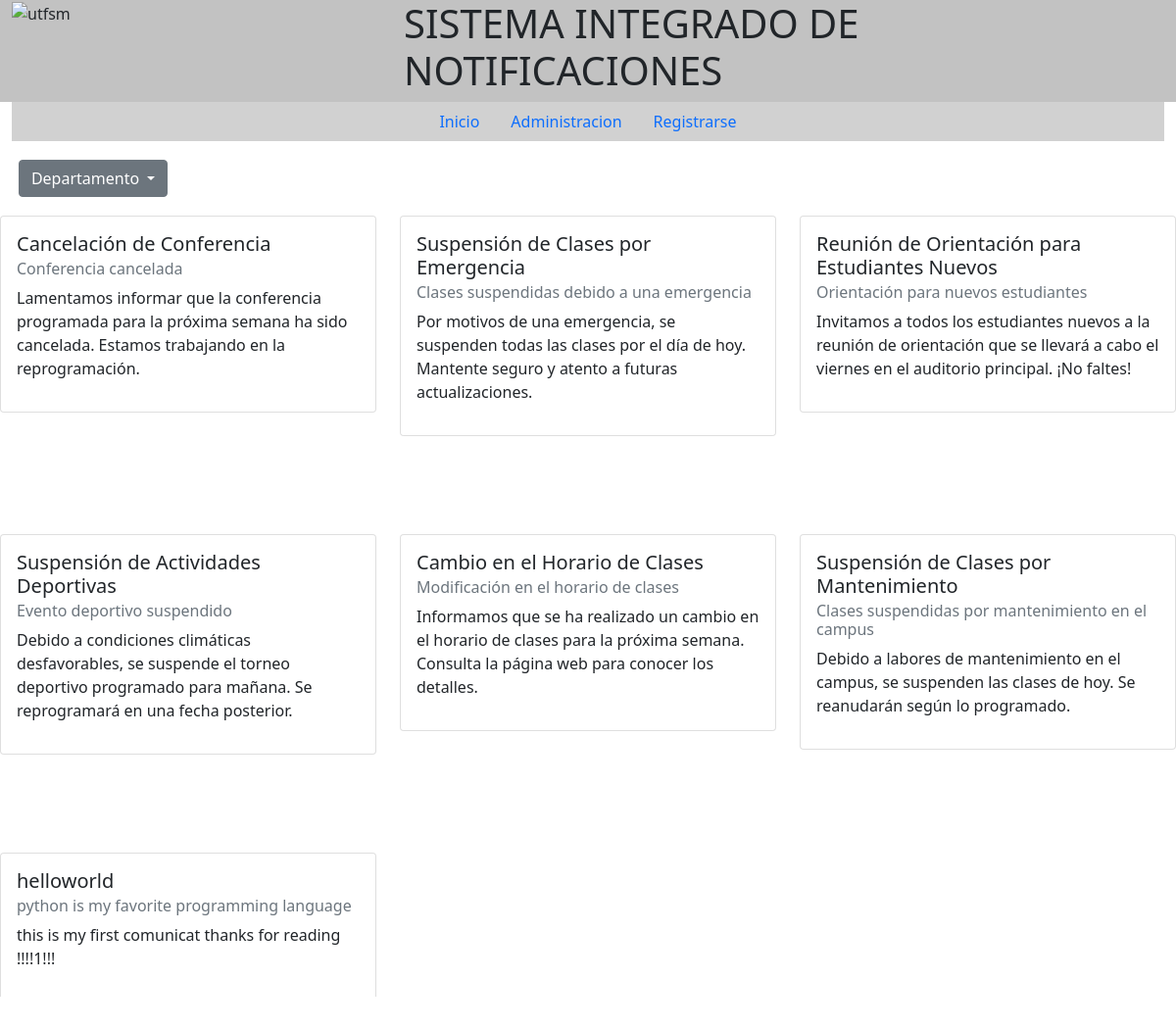
The page / on the database its author committed.
### webapp/models.py (models this page shows)
class Comunicado(models.Model):
    id = models.BigAutoField(primary_key=True)
    titulo = models.CharField(max_length=150)
    detalle = models.CharField(max_length=2000)
    detalle_corto = models.CharField(max_length=100)
    TIPO_CHOICES = [
        ("S", "Suspención de actividades"),
        ("C", "Suspención de clase"),
        ("I", "Información")
    ]
    tipo = models.CharField(max_length=1, choices=TIPO_CHOICES, default="I")
    ROLES_CHOICES = [
        ("ADMIN", "Admin"),
        ("INF", "Informatica"),
        ("ELE", "Electrica"),
        ("MEC", "Mecanica")
    ]
    ROLE = models.CharField(max_length=5, choices=ROLES_CHOICES, default="ADMIN")
    visible = models.BooleanField()
    fecha_publicacion = models.DateTimeField(auto_now_add=True)
    fecha_ultima_modificacion = models.DateTimeField(auto_now=True)

### webapp/views.py (the view)
# urls.py: 2. Add a URL to urlpatterns:  path('', views.home, name='home')
def home(request):
    Comunicados = Comunicado.objects.all().order_by('-fecha_ultima_modificacion')
    Usuarios = User.objects.all().order_by('username')
    DTS = {
        'Comunicados': Comunicados,
        'Usuarios': Usuarios,}
    return render(request, 'webapp/body.html',DTS)

### webapp/templates/webapp/body.html (shortened to what this page needs)
{% extends 'webapp/main.html' %}
{% block content %}
<row-12>
    <div class="dropdown" style="margin: 0.5cm;">
        <button class="btn btn-secondary dropdown-toggle" type="button" id="dropdownMenuButton1" data-bs-toggle="dropdown" aria-expanded="false">
          Departamento
        </button>
      </div>
</row-12>
</div>
<div class="row d-xxl-none" >
{% for comunicado in Comunicados %}
    <div class="col-sm-12 col-md-4" style="padding-bottom: 100px;" >
        <div class="card" style="width: 100%; height: auto; ">
            <div class="card-body">
              <h5 class="card-title">{{comunicado.titulo}}</h5>
              <h6 class="card-subtitle mb-2 text-muted">{{comunicado.detalle_corto}}</h6>
              <p class="card-text">{{comunicado.detalle}}</p>
            </div>
        </div>
    </div>
{% endfor %}
</div>
{% endblock content %}

### webapp/templates/webapp/main.html (shortened to what this page needs)
{% load static %}
<!DOCTYPE html>
<html lang="en">
<head>
    <link rel="stylesheet" href="{% static 'webapp/css/bootstrap.css' %}">
    <link rel="stylesheet" href="{% static 'webapp/styles.css' %}">
</head>
<body>
    <div class="container-fluid" >
        <div class="row" id="Header" >
            <div class="col-4">
                <img id="LOGO" src="https://upload.wikimedia.org/wikipedia/commons/thumb/4/47/Logo_UTFSM.png/680px-Logo_UTFSM.png" alt="utfsm"></img>
            </div>
            <div class="col-8">
                <h1>SISTEMA INTEGRADO DE NOTIFICACIONES</h1>
            </div>
        </div>
        <ul class="nav justify-content-center" id="NAVBAR" style="background-color: rgb(209, 209, 209);">
            <li class="nav-item">
              <a class="nav-link" href="{% url 'home' %}">Inicio</a>
            </li>
            <li class="nav-item">
              <a class="nav-link" href="{% url 'admin:index' %}">Administracion</a>
            </li>
            <li class="nav-item">
                <a class="nav-link" href="{% url 'register' %}">Registrarse</a>
            </li>
        </ul>
      </div>
    <div>
  {% block content %}
  {% endblock content %}
</body>
</html>

### webapp/static/webapp/styles.css (style rules this page uses)
#LOGO { width: 100px; height: auto; }
#Header { background-color: rgb(194, 194, 194); }

### rows shown on the page
Comunicado: titulo "Cancelación de Conferencia", detalle_corto "Conferencia cancelada", detalle "Lamentamos informar que la conferencia programada para la próxima semana ha sido cancelada. Estamos trabajando en la reprogramación."
Comunicado: titulo "Suspensión de Clases por Emergencia", detalle_corto "Clases suspendidas debido a una emergencia", detalle "Por motivos de una emergencia, se suspenden todas las clases por el día de hoy. Mantente seguro y atento a futuras actualizaciones."
Comunicado: titulo "Reunión de Orientación para Estudiantes Nuevos", detalle_corto "Orientación para nuevos estudiantes", detalle "Invitamos a todos los estudiantes nuevos a la reunión de orientación que se llevará a cabo el viernes en el auditorio principal. ¡No faltes!"
Comunicado: titulo "Suspensión de Actividades Deportivas", detalle_corto "Evento deportivo suspendido", detalle "Debido a condiciones climáticas desfavorables, se suspende el torneo deportivo programado para mañana. Se reprogramará en una fecha posterior."
Comunicado: titulo "Cambio en el Horario de Clases", detalle_corto "Modificación en el horario de clases", detalle "Informamos que se ha realizado un cambio en el horario de clases para la próxima semana. Consulta la página web para conocer los detalles."
Comunicado: titulo "Suspensión de Clases por Mantenimiento", detalle_corto "Clases suspendidas por mantenimiento en el campus", detalle "Debido a labores de mantenimiento en el campus, se suspenden las clases de hoy. Se reanudarán según lo programado."
Comunicado: titulo "helloworld", detalle_corto "python is my favorite programming language", detalle "this is my first comunicat thanks for reading !!!!1!!!"
